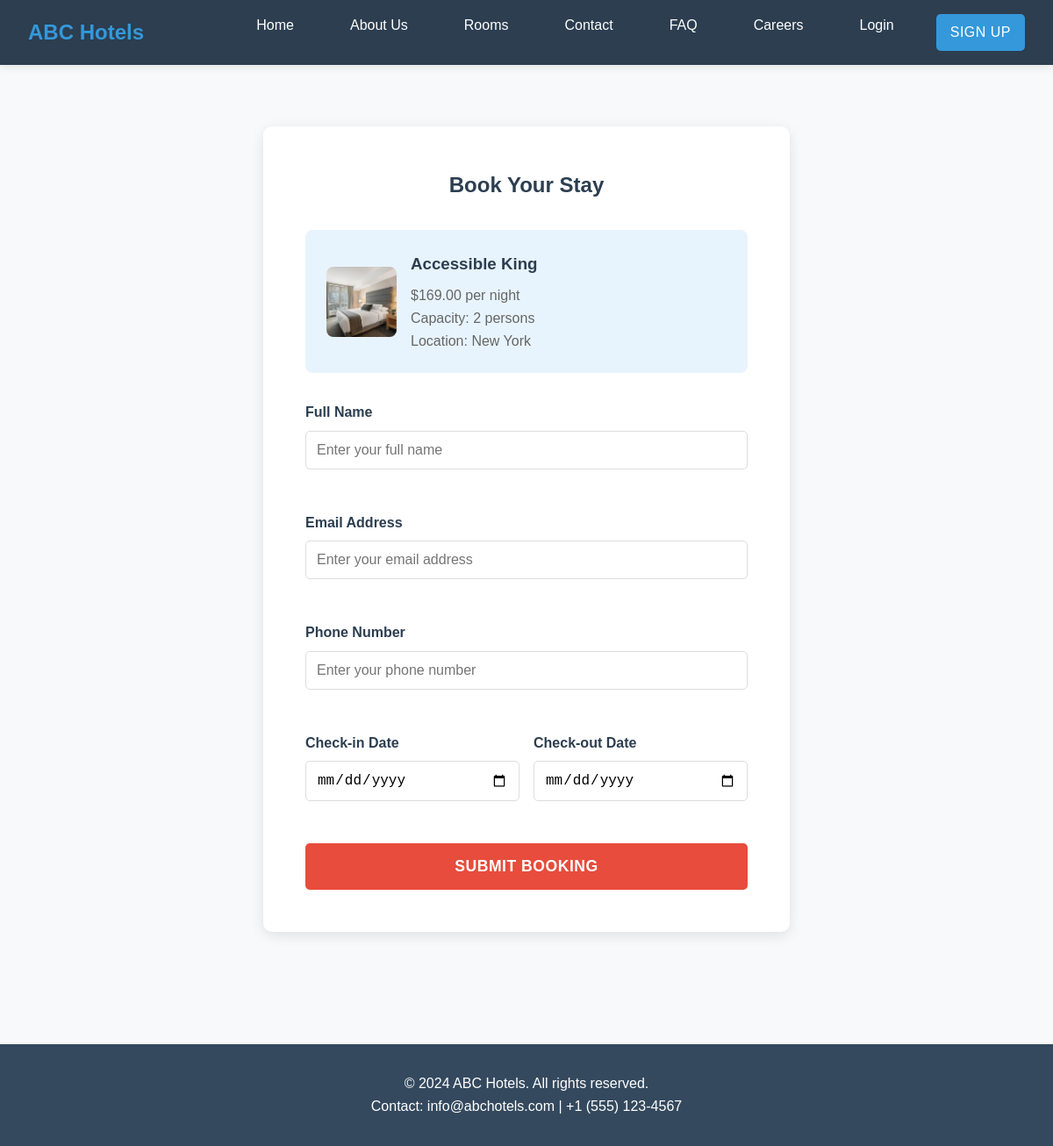
Page /booking/102/ on the earlier database version.
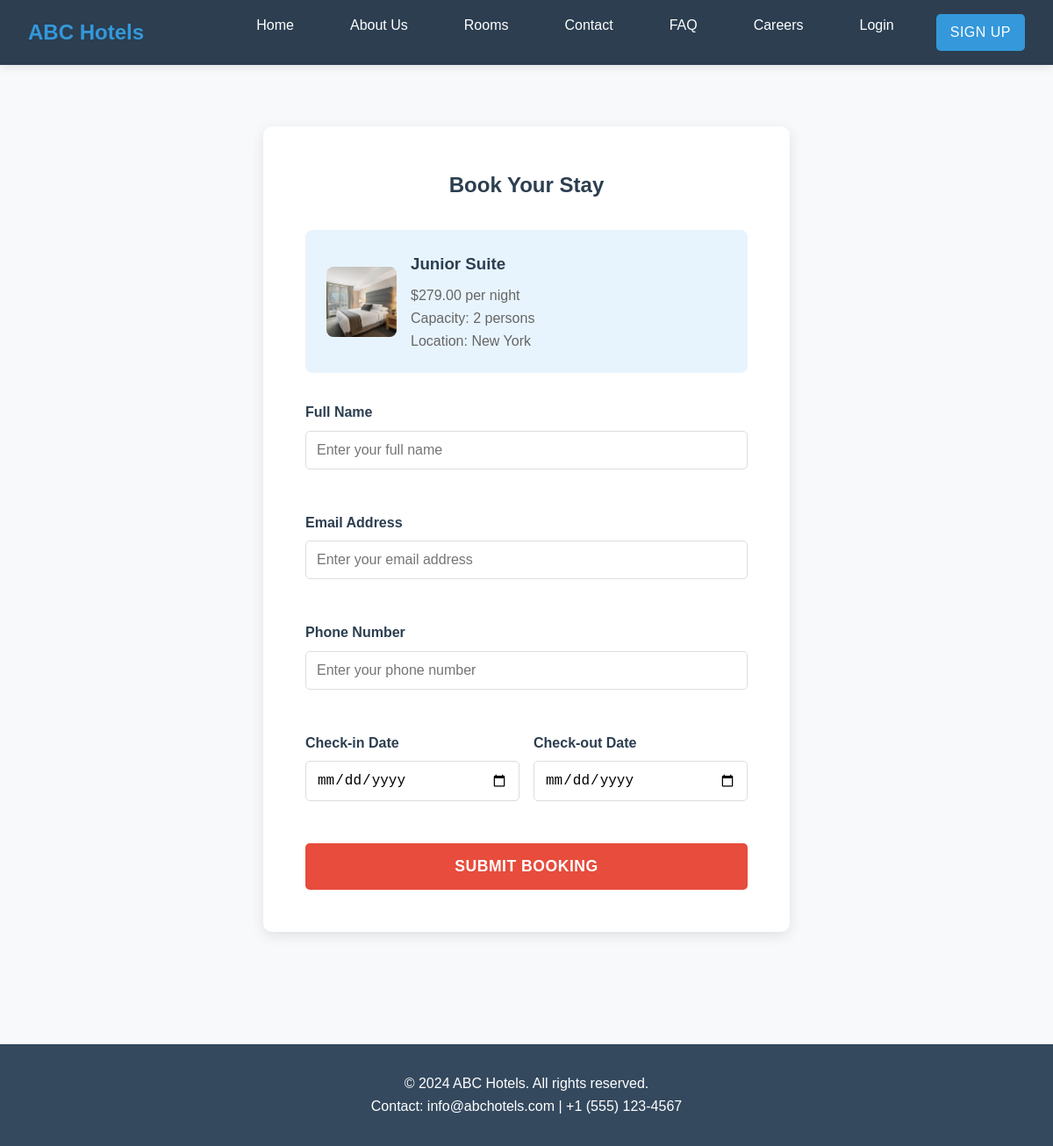
Same page on the later database version.
### hotel/models.py (models this page shows, shortened)
class Room(models.Model):
    city = models.ForeignKey(City, on_delete=models.CASCADE, related_name='room')
    room_type = models.ForeignKey(RoomType, on_delete=models.CASCADE)
    is_available = models.BooleanField(default=True)
    image = models.ImageField(upload_to='room_images/', blank=True, null=True, verbose_name='Room Specific Image')

class RoomType(models.Model):
    name = models.CharField(max_length=100, unique=True)
    description = models.TextField()
    price_per_night = models.DecimalField(max_digits=8, decimal_places=2)
    capacity = models.PositiveIntegerField()
    image = models.ImageField(upload_to='rooms/', null=True, blank=True)
    class Meta:
        ordering = ['name']

class City(models.Model):
    name = models.CharField(max_length=100)
    description = models.TextField()
    image = models.ImageField(upload_to='cities/', null=True, blank=True)
    is_active = models.BooleanField(default=True)

### hotel/views.py (the view, shortened to what this page needs)
# urls.py: path('booking/<int:room_id>/', views.booking_form, name='booking_form'),
def booking_form(request, room_id):
    room = get_object_or_404(Room, id=room_id, is_available=True)
    context = {
        'room': room,
        'today': date.today().isoformat(),
    }
    return render(request, 'booking_form.html', context)

### templates/booking_form.html (shortened to what this page needs)
{% extends 'base.html' %}
{% load static %}
{% block content %}
<section style="padding: 4rem 0;">
    <div class="container">
        <div style="max-width: 600px; margin: 0 auto; background: white; padding: 3rem; border-radius: 10px; box-shadow: 0 4px 15px rgba(0,0,0,0.1);">
            <h1 style="text-align: center; margin-bottom: 2rem; color: #2c3e50;">Book Your Stay</h1>
            <div style="background: #e8f4fd; padding: 1.5rem; border-radius: 8px; margin-bottom: 2rem;">
                <div style="display: flex; gap: 1rem; align-items: center;">
                    <div style="width: 80px; height: 80px; border-radius: 8px; overflow: hidden; background: #f8f9fa;">
                        {% if room.room_type.name == 'Standard King' or room.room_type.name == 'Standard Twin' %}
                        <img src="{% static 'images/rooms/standard_king.png' %}" alt="{{ room.room_type.name }}" style="width: 100%; height: 100%; object-fit: cover;">
                        {% elif room.room_type.name == 'Deluxe King' or room.room_type.name == 'Deluxe Suite' %}
                        <img src="{% static 'images/rooms/deluxe_king.png' %}" alt="{{ room.room_type.name }}" style="width: 100%; height: 100%; object-fit: cover;">
                        {% elif room.room_type.name == 'Executive King' or room.room_type.name == 'Executive Suite' %}
                        <img src="{% static 'images/rooms/executive_king.png' %}" alt="{{ room.room_type.name }}" style="width: 100%; height: 100%; object-fit: cover;">
                        {% elif room.room_type.name == 'Presidential Suite' %}
                        <img src="{% static 'images/rooms/presidential_suite.png' %}" alt="{{ room.room_type.name }}" style="width: 100%; height: 100%; object-fit: cover;">
                        {% elif room.room_type.name == 'Family Suite' %}
                        <img src="{% static 'images/rooms/family_suite.png' %}" alt="{{ room.room_type.name }}" style="width: 100%; height: 100%; object-fit: cover;">
                        {% elif room.room_type.name == 'Honeymoon Suite' %}
                        <img src="{% static 'images/rooms/honeymoon_suite.png' %}" alt="{{ room.room_type.name }}" style="width: 100%; height: 100%; object-fit: cover;">
                        {% else %}
                        <img src="{% static 'images/rooms/standard_king.png' %}" alt="{{ room.room_type.name }}" style="width: 100%; height: 100%; object-fit: cover;">
                        {% endif %}
                    </div>
                    <div>
                        <h3 style="margin: 0 0 0.5rem 0; color: #2c3e50;">{{ room.room_type.name }}</h3>
                        <p style="margin: 0; color: #666;">${{ room.room_type.price_per_night }} per night</p>
                        <p style="margin: 0; color: #666;">Capacity: {{ room.room_type.capacity }} person{{ room.room_type.capacity|pluralize }}</p>
                        <p style="margin: 0; color: #666;">Location: {{ room.city.name }}</p>
                    </div>
                </div>
            </div>
            <form method="post">
                <div style="display: grid; gap: 1.5rem;">
                    <div class="form-group">
                        <label class="form-label">Full Name</label>
                        <input type="text" name="guest_name" required class="form-input" placeholder="Enter your full name" value="{{ request.POST.guest_name }}">
                    </div>
                    <div class="form-group">
                        <label class="form-label">Email Address</label>
                        <input type="email" name="guest_email" required class="form-input" placeholder="Enter your email address" value="{{ request.POST.guest_email }}">
                    </div>
                    <div class="form-group">
                        <label class="form-label">Phone Number</label>
                        <input type="tel" name="guest_phone" required class="form-input" placeholder="Enter your phone number" value="{{ request.POST.guest_phone }}">
                    </div>
                    <div style="display: grid; grid-template-columns: 1fr 1fr; gap: 1rem;">
                        <div class="form-group">
                            <label class="form-label">Check-in Date</label>
                            <input type="date" name="check_in" required class="form-input" min="{{ today }}" value="{{ request.POST.check_in }}">
                        </div>
                        <div class="form-group">
                            <label class="form-label">Check-out Date</label>
                            <input type="date" name="check_out" required class="form-input" min="{{ today }}" value="{{ request.POST.check_out }}">
                        </div>
                    </div>
                    <button type="submit" class="btn" style="width: 100%; padding: 1rem; font-size: 1.1rem; background: #e74c3c; color: white; border: none; border-radius: 5px; cursor: pointer;">
                        Submit Booking
                    </button>
                </div>
            </form>
        </div>
    </div>
</section>
{% endblock %}

### templates/base.html (shortened to what this page needs)
<!DOCTYPE html>
<html lang="en">
<head>
    {% load static %}
    <link rel="stylesheet" href="{% static 'css/style.css' %}">
</head>
<body>
    <nav class="navbar">
        <div class="nav-container">
            <div class="logo">ABC Hotels</div>
            <ul class="nav-links">
                <li><a href="{% url 'home' %}">Home</a></li>
                <li><a href="{% url 'about' %}">About Us</a></li>
                <li><a href="{% url 'room_list' %}">Rooms</a></li>
                <li><a href="{% url 'contact' %}">Contact</a></li>
                <li><a href="{% url 'faq' %}">FAQ</a></li>
                <li><a href="{% url 'careers' %}">Careers</a></li>
                {% if user.is_authenticated %}
                <li><a href="{% url 'profile' %}">My Profile</a></li>
                <li><a href="{% url 'logout' %}">Logout</a></li>
                {% else %}
                <li><a href="{% url 'login' %}">Login</a></li>
                <li><a href="{% url 'register' %}" class="btn" style="padding: 0.5rem 1rem;">Sign Up</a></li>
                {% endif %}
            </ul>
        </div>
    </nav>
    <main class="main-content">
        {% block content %}
        {% endblock %}
    </main>
    <footer class="footer">
        <div class="container">
            <p>&copy; 2024 ABC Hotels. All rights reserved.</p>
            <p>Contact: info@abchotels.com | +1 (555) 123-4567</p>
        </div>
    </footer>
</body>
</html>

### static/css/style.css (style rules this page uses)
:root { --primary-color: #2c3e50; --secondary-color: #3498db; --accent-color: #e74c3c; --light-color: #ecf0f1; --dark-color: #34495e; --success-color: #27ae60; --warning-color: #f39c12; --danger-color: #e74c3c; }
* { margin: 0; padding: 0; box-sizing: border-box; }
body { font-family: 'Segoe UI', Tahoma, Geneva, Verdana, sans-serif; line-height: 1.6; color: #333; background-color: #f8f9fa; }
.navbar { background: var(--primary-color); color: white; padding: 1rem 0; position: fixed; width: 100%; top: 0; z-index: 1000; box-shadow: 0 2px 10px rgba(0,0,0,0.1); }
.nav-container { max-width: 1200px; margin: 0 auto; display: flex; justify-content: space-between; align-items: center; padding: 0 2.5rem; }
.logo { font-size: 1.8rem; font-weight: bold; color: var(--secondary-color); text-decoration: none; }
.nav-links { display: flex; list-style: none; gap: 2rem; }
.nav-links a { color: white; text-decoration: none; font-weight: 500; transition: color 0.3s ease; padding: 0.5rem 1rem; border-radius: 5px; }
.main-content { margin-top: 80px; min-height: calc(100vh - 160px); }
.container { max-width: 1200px; margin: 0 auto; padding: 0 2rem; }
.btn { display: inline-block; background: var(--accent-color); color: white; padding: 0.8rem 2rem; text-decoration: none; border-radius: 5px; border: none; cursor: pointer; transition: all 0.3s ease; font-weight: 600; text-transform: uppercase; letter-spacing: 0.5px; }
.footer { background: var(--dark-color); color: white; text-align: center; padding: 2rem 0; margin-top: 4rem; }
.form-group { margin-bottom: 1.5rem; }
.form-label { display: block; margin-bottom: 0.5rem; font-weight: bold; color: var(--primary-color); }
.form-input { width: 100%; padding: 0.8rem; border: 1px solid #ddd; border-radius: 5px; font-size: 1rem; transition: border-color 0.3s ease; }

### templates/base.html (style rules this page uses)
* { margin: 0; padding: 0; box-sizing: border-box; }
body { font-family: 'Arial', sans-serif; line-height: 1.6; color: #333; }
.navbar { background: #2c3e50; color: white; padding: 1rem 0; position: fixed; width: 100%; top: 0; z-index: 1000; }
.nav-container { max-width: 1200px; margin: 0 auto; display: flex; justify-content: space-between; align-items: center; padding: 0 2rem; }
.logo { font-size: 1.5rem; font-weight: bold; color: #3498db; }
.nav-links { display: flex; list-style: none; gap: 2rem; }
.nav-links a { color: white; text-decoration: none; transition: color 0.3s; }
.main-content { margin-top: 80px; min-height: calc(100vh - 160px); }
.container { max-width: 1200px; margin: 0 auto; padding: 0 2rem; }
.footer { background: #34495e; color: white; text-align: center; padding: 2rem 0; margin-top: 4rem; }
.btn { display: inline-block; background: #3498db; color: white; padding: 0.8rem 1.5rem; text-decoration: none; border-radius: 5px; border: none; cursor: pointer; transition: background 0.3s; }

### templates/booking_form.html (style rules this page uses)
.form-group { display: flex; flex-direction: column; }
.form-label { font-weight: bold; margin-bottom: 0.5rem; color: #2c3e50; }
.form-input { padding: 0.75rem; border: 1px solid #ddd; border-radius: 5px; font-size: 1rem; width: 100%; box-sizing: border-box; }

Differences in the rows shown:
changed Room "New York": room_type.name "Accessible King" → "Junior Suite"; room_type.price_per_night "169.00" → "279.00"
